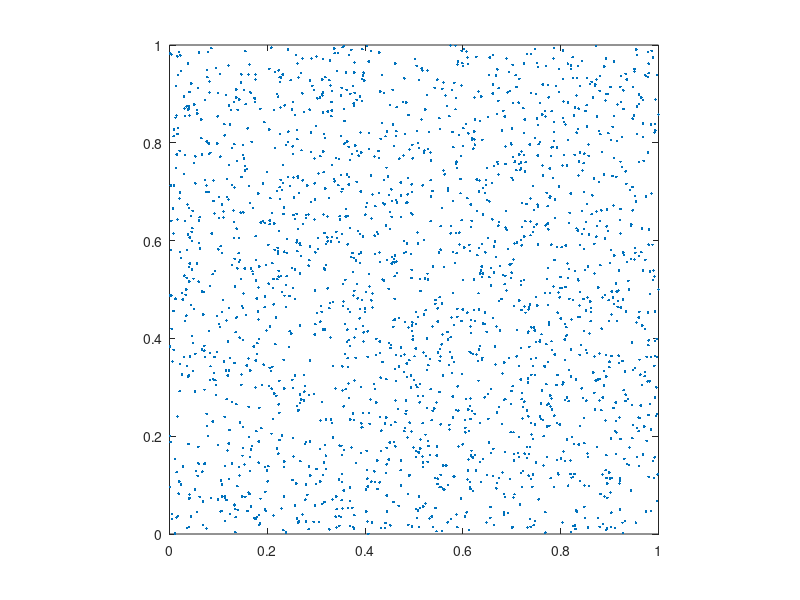

This figure's MATLAB source: (Note: this script raises an error after producing the figure.)
%% Basic Settings.
clear;
close all;
warning off;

p = 5;

tol_hss = 1e-5;

fprintf("tol_hss: %.1e\n", tol_hss);

%% Generate points x and omega.
n = 2^p;
nx = n;
ny = n;
N = nx * ny;
M = 2 * N;

x = rand(M, 2);

fprintf("M: %d, N: %d\n", M, N);

figure();
plot(x(:, 1), x(:, 2), "Marker", ".", "LineStyle", "none");
axis equal;
xlim([0, 1]);
ylim([0, 1]);

%% NUDFT2_Matrix.
% A = NUDFT2_2D_Matrix(x, nx, ny);
% kappa_A = cond(A);
% fprintf("cond(A): %.1e\n", kappa_A);

%% NUDFT2.
min_points = p * n;
fprintf("min_points: %d\n", min_points);

tic;
A = NUDFT2_2D(nx, ny);
A.Construct_ID_Proxy(x, min_points, tol_hss);
t_construct = toc;
fprintf("Construct time: %.1e\n", t_construct);

r = A.Rank();
fprintf("HSS rank: %d\n", r);

mem_exact = M * N;
mem = A.Storage();
fprintf("Memory (GB): %.1e\n", double_to_gb(mem));
mem_ratio = mem / mem_exact;
fprintf("Mem ratio: %.1e\n", mem_ratio);

%% Apply.
u_ex = randn(N, 1) + randn(N, 1) * 1i;

tic;
f_nufft = MY_NUFFT2_2D(u_ex, x, nx, ny);
t_nufft = toc;
fprintf("NUFFT time: %.1e\n", t_nufft);

tic;
f = A.Apply(u_ex);
t_apply = toc;
fprintf("Apply time: %.1e\n", t_apply);

df = f - f_nufft;
rel_err = norm(df) / norm(f_nufft);
fprintf("Rel err: %.1e\n", rel_err);

%% URV Factorization.
tic;
A.URV_Factor();
t_factor = toc;
fprintf("Factor time: %.1e\n", t_factor);

%% MRI Reconstruction.
P = phantom('Modified Shepp-Logan', n);
u_ex = reshape(P, N, []);
f_nufft = MY_NUFFT2_2D(u_ex, x, nx, ny);

tic;
u_solve = A.URV_Solve(f_nufft);
t_solve = toc;
fprintf("Solve time: %.1e\n", t_solve);
u_solve = real(u_solve);

r = f_nufft - MY_NUFFT2_2D(u_solve, x, nx, ny);
rel_res = norm(r) / norm(f_nufft);
fprintf("Rel res: %.1e\n", rel_res);

e = u_ex - u_solve;
rel_acc = norm(e) / norm(u_ex);
fprintf("Rel acc: %.1e\n", rel_acc);

P_reconstruct = reshape(u_solve, n, n);

figure;
subplot(1, 2, 1);
imagesc(P);
colormap gray;
axis image;
axis off;
title('Original Shepp-Logan Phantom', 'FontSize', 12);
colorbar;
subplot(1, 2, 2);
imagesc(P_reconstruct);
colormap gray;
axis image;
axis off;
title('Reconstructed Phantom', 'FontSize', 12);
colorbar;
sgtitle('Reconstruction Comparison', ...
    'FontSize', 14, 'FontWeight', 'bold');
